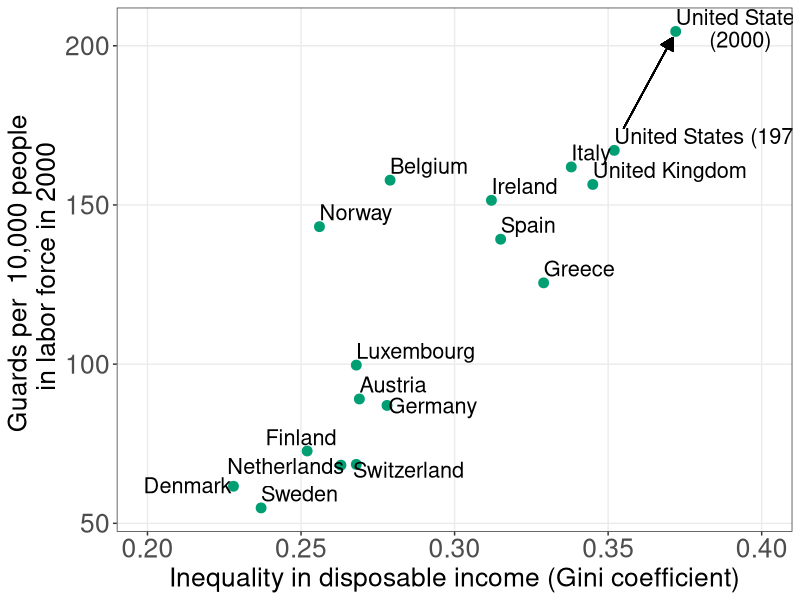
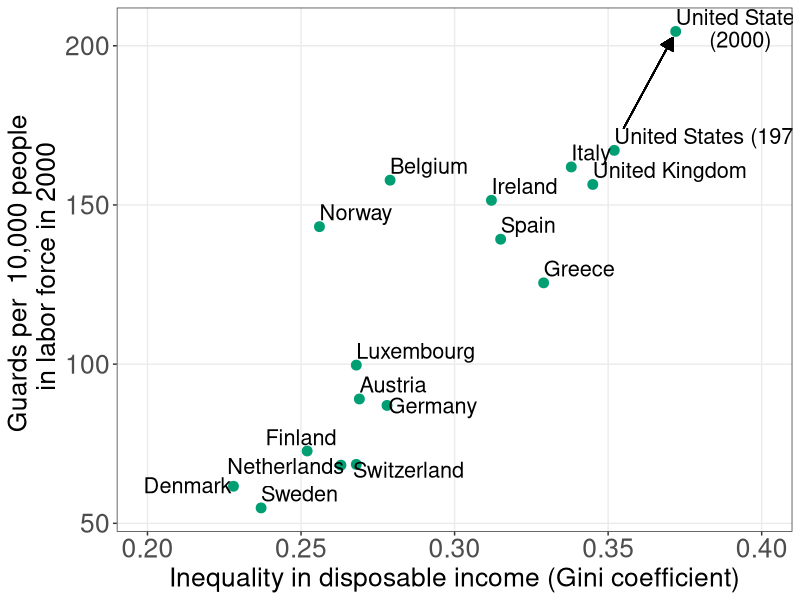

Recreate these plots in R, in order.
library(ggplot2)
library(readxl)
library(dplyr)
library(shape)

CBCols <- c("#009E73","#0072B2","#E69F00","#CC79A7", "#F0E442","#D55E00")

Data <- read_excel("public_mechanism/cross country figure data.xls")

Data <- Data %>%
  mutate(country  = na_if(country, "Switzerland")) %>%
  mutate(country = na_if(country, "Germany")) %>%
  mutate(country = na_if(country, "Finland")) %>%
  mutate(country = na_if(country, "Netherlands")) %>%
  mutate(country = na_if(country, "Denmark"))

Data <- 
  Data %>%
  mutate()

Plot <- ggplot(Data, aes(x = `gini post tax and transfer`, y = `protective services employees per 10000 workers in the labor force`)) + 
  geom_point(aes(group = country), color  = CBCols[1], size = 3) + 
  geom_text(aes(label = country), hjust = 0, vjust = -0.4, size =5.5) + 
  scale_x_continuous(limits = c(.2,.4)) + 
  theme_bw() + 
  theme(legend.position = "none",
        panel.grid.minor = element_blank(),
              axis.title = element_text(size = 19),
              axis.text = element_text(size = 19)) + 
  annotate("text", x = 0.285, y = 66.8, label = "Switzerland", size =5.5 ) + 
  annotate("text", x = 0.293, y = 87, label = "Germany", size =5.5 ) + 
  annotate("text", x = 0.25, y = 77, label = "Finland", size =5.5) +
  annotate("text", x = 0.245, y = 68, label = "Netherlands", size =5.5) + 
  annotate("text", x = 0.213, y = 62, label = "Denmark", size =5.5) +
  annotate("text", x = 0.393, y = 202, label = "(2000)", size =5.5) +
  ylab("Guards per  10,000 people \n in labor force in 2000") + 
  xlab("Inequality in disposable income (Gini coefficient)") + 
  geom_segment(
    aes(x = 0.355, y = 174, xend = 0.371, yend = 202.5),
    data = Data,
    arrow = arrow(length = unit(0.025, "npc"), 
                  type = "closed")
  )
  
  
Plot

ggsave(plot = Plot, "public_mechanism/cross_country.pdf", width = 9, height = 7, units = "in")
